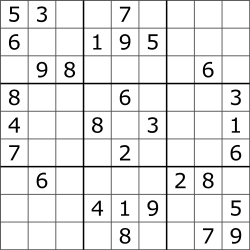
#> input picture Source for PE-20250718T112002Z-1-001/Source for PE/Image/sudoku.png, 250 x 250 px
$ jupyter execute Image_Gradients.ipynb
#> lines starting #> are read from the running program, lines starting #| are printed output that depends on the picture
📘 **Theory: Gradient Filters (High-Pass Filters)**

OpenCV provides three primary gradient filters:

| **Filter Type** | **Purpose**                            | **Function**                     |
|------------------|-----------------------------------------|----------------------------------|
| **Sobel**        | Edge detection with Gaussian smoothing | `cv.Sobel()`                     |
| **Scharr**       | Optimized Sobel (for small kernel)     | `cv.Sobel()` with `ksize=-1`     |
| **Laplacian**    | 2nd-order derivative for edge detection| `cv.Laplacian()`                 |

📌 **1. Sobel and Scharr Operators**

- **Sobel** = Gaussian Smoothing + Differentiation
- Detects gradients in the **X** or **Y** direction

### 🔧 Parameters:
- `dx`, `dy`: Derivative orders (e.g., `dx=1`, `dy=0` for X-gradient)
- `ksize`: Kernel size
  - `ksize = -1` uses the **Scharr filter**
  - Scharr gives **more accurate results** than a 3x3 Sobel filter

📌 **2. Laplacian Operator**

The **Laplacian** calculates the **second derivative** of the image:

$$
\text{Laplacian}(I) = \frac{\partial^2 I}{\partial x^2} + \frac{\partial^2 I}{\partial y^2}
$$

- Combines **Sobel derivatives** in both directions
- Good for capturing **rapid intensity changes** (edges)

### 🧪 Example 1: Apply All Operators

[cell 1]
# Import necessary libraries
import numpy as np
import matplotlib.pyplot as plt
import cv2 as cv

# Load the image in grayscale
img = cv.imread('Image/sudoku.png', cv.IMREAD_GRAYSCALE)
#> img is the input picture: shape (250, 250); min 0, max 255, mean 231.5
assert img is not None, "Image not found"

# Laplacian operator
laplacian = cv.Laplacian(img, cv.CV_64F)
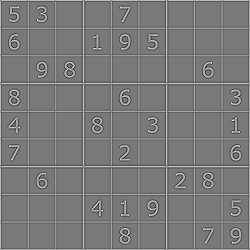
#> laplacian: shape (250, 250) float64; min -594, max 651, mean 2.2; drawn with min black and max white
# Sobel operator
sobel_x = cv.Sobel(img, cv.CV_64F, 1, 0, ksize=5)
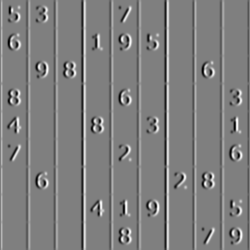
#> sobel_x: shape (250, 250) float64; min -12110, max 12062, mean 5.3; drawn with min black and max white
sobel_y = cv.Sobel(img, cv.CV_64F, 0, 1, ksize=5)
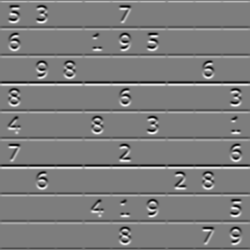
#> sobel_y: shape (250, 250) float64; min -10962, max 11327, mean 5.5; drawn with min black and max white

# Visualize the results
plt.figure(figsize=(12, 8))
plt.subplot(2, 2, 1), plt.imshow(img, cmap='gray'), plt.title('Original Image'), plt.axis('off')
plt.subplot(2, 2, 2), plt.imshow(laplacian, cmap='gray'), plt.title('Laplacian'), plt.axis('off')
plt.subplot(2, 2, 3), plt.imshow(sobel_x, cmap='gray'), plt.title('Sobel X'), plt.axis('off')
plt.subplot(2, 2, 4), plt.imshow(sobel_y, cmap='gray'), plt.title('Sobel Y'), plt.axis('off')
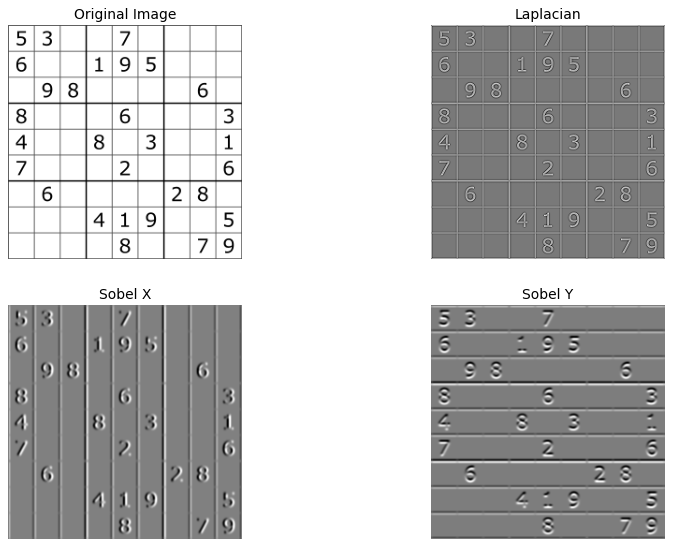
#> figure drawn by matplotlib, 4 panels

⚠️ **Important Note on Data Types**

When you use:
```python
cv.Sobel(img, cv.CV_8U, 1, 0)

✅ **Recommended Approach**

- Use `cv.CV_64F` or `cv.CV_16S` to **capture the full gradient range** (including negative values).
- Use `np.absolute()` to get the **absolute gradient**.
- Convert back to `uint8`

### 🧪 Example 2: Compare Output Data Types

[cell 2]
img = cv.imread('Image/sudoku.png', cv.IMREAD_GRAYSCALE)
assert img is not None, "Image not found"

# Method 1: Direct CV_8U (may lose negative edges)
sobelx8u = cv.Sobel(img, cv.CV_8U, 1, 0, ksize=5)
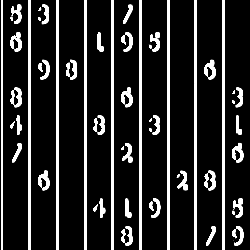
#> sobelx8u: shape (250, 250); min 0, max 255, mean 40.9

# Method 2: Use CV_64F → absolute → convert to uint8
sobelx64f = cv.Sobel(img, cv.CV_64F, 1, 0, ksize=5)
abs_sobel64f = np.absolute(sobelx64f) # Convert to absolute values
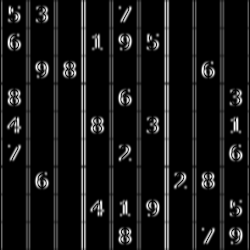
#> abs_sobel64f: shape (250, 250) float64; min 0, max 12110, mean 1086.5; drawn with min black and max white
sobel_8u = np.uint8(abs_sobel64f) # Convert to uint8
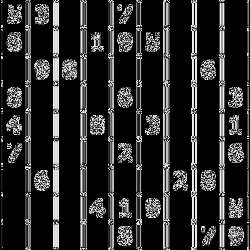
#> sobel_8u: shape (250, 250); min 0, max 255, mean 43.3

# Visualize the results
plt.figure(figsize=(12, 6))
plt.subplot(1, 3, 1), plt.imshow(img, cmap='gray'), plt.title('Original')
plt.subplot(1, 3, 2), plt.imshow(sobelx8u, cmap='gray'), plt.title('Sobel CV_8U')
plt.subplot(1, 3, 3), plt.imshow(sobel_8u, cmap='gray'), plt.title('Sobel abs(CV_64F)')
plt.xticks([]), plt.yticks([])
plt.show()
